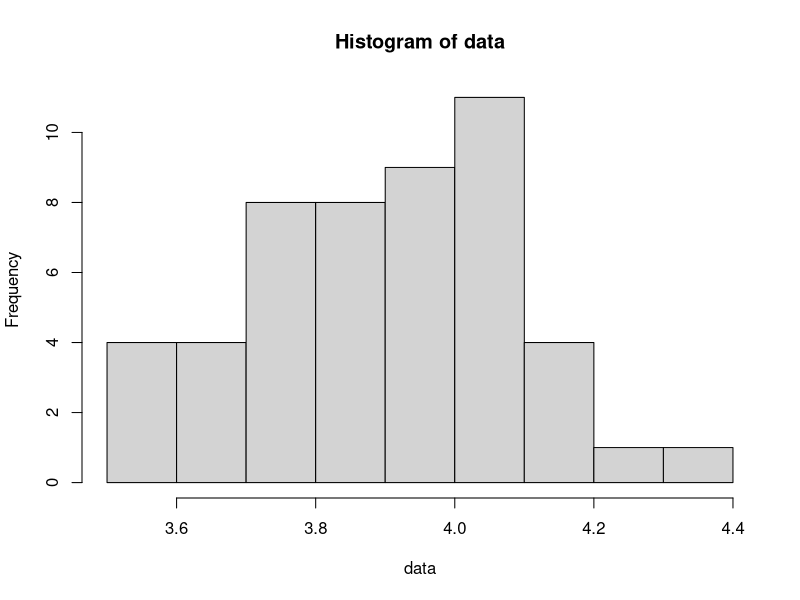

Recreate this plot in R.
# Drug leves in blood in randomly selected patients:
data <- c( 3.86, 4.06, 3.67, 3.97, 3.76, 3.61,
3.76, 4.26, 3.52, 3.96, 4.01, 4.03, 3.87, 4.04, 3.93, 4.14,
3.88, 3.84, 3.71, 3.72, 3.89, 4.07, 3.82, 4.33, 4.00, 3.99,
4.02, 3.82, 3.62, 3.68, 4.17, 4.03, 3.50, 3.52, 3.72, 3.94,
3.91, 3.71, 4.09, 4.02, 4.08, 4.04, 3.78, 3.98, 3.81, 3.92,
3.73, 4.16, 4.18, 3.57)

# What is the type of distribution?
hist(data)

# Descriptive statistics
cat(
    "min: ", min(data), "\n",
    "Q1: ", quantile(data, p=0.25), "\n",
    "med: ", median(data), "\n",
    "mean: ", mean(data), "\n",
    "Q3: ", quantile(data, p=0.75), "\n",
    "max", max(data), "\n",
    "sd: ", sd(data), "\n"
)

# Q3?
quantile(data, p=0.75) #4.03

# Quantile of 4.0
ecdf(data)(4.00) #0.66
# Rank of 4.0
rank(data)[data == 4]

# Outliers
Q1 <- quantile(data, p=0.25)
Q3 <- quantile(data, p=0.75)
IQR <- Q3-Q1
lower <- data[ data < Q1 - 1.5 * IQR ]
upper <- data[ data > Q3 + 1.5 * IQR ]
cat("outliers", lower, upper)

#Stem-and-Leaf Plot
stem(data)

library(e1071)
# Skewness
cat( "skewness:", skewness(data), "\n") #-0.1155614
# Kurtosis
cat( "kurtosis:", kurtosis(data), "\n") #-0.6935056
